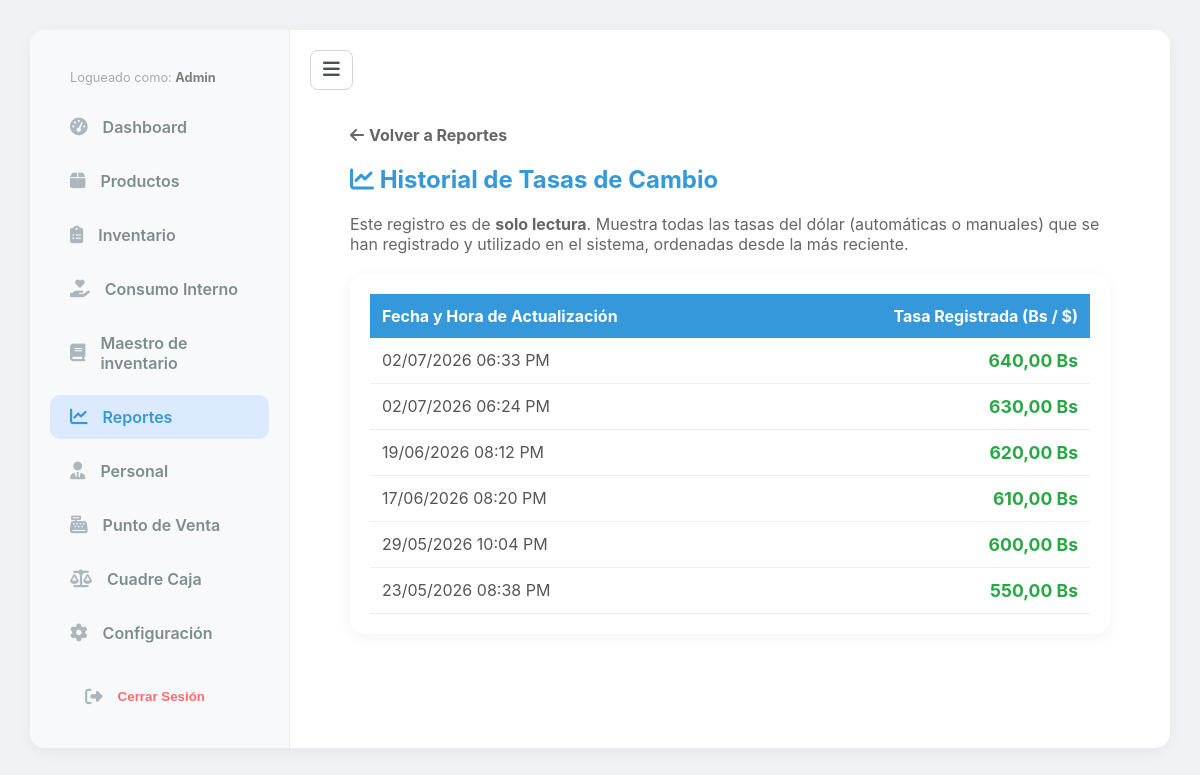
Before: /reportes/tasas-bcv/ (signed in) with the older database file.
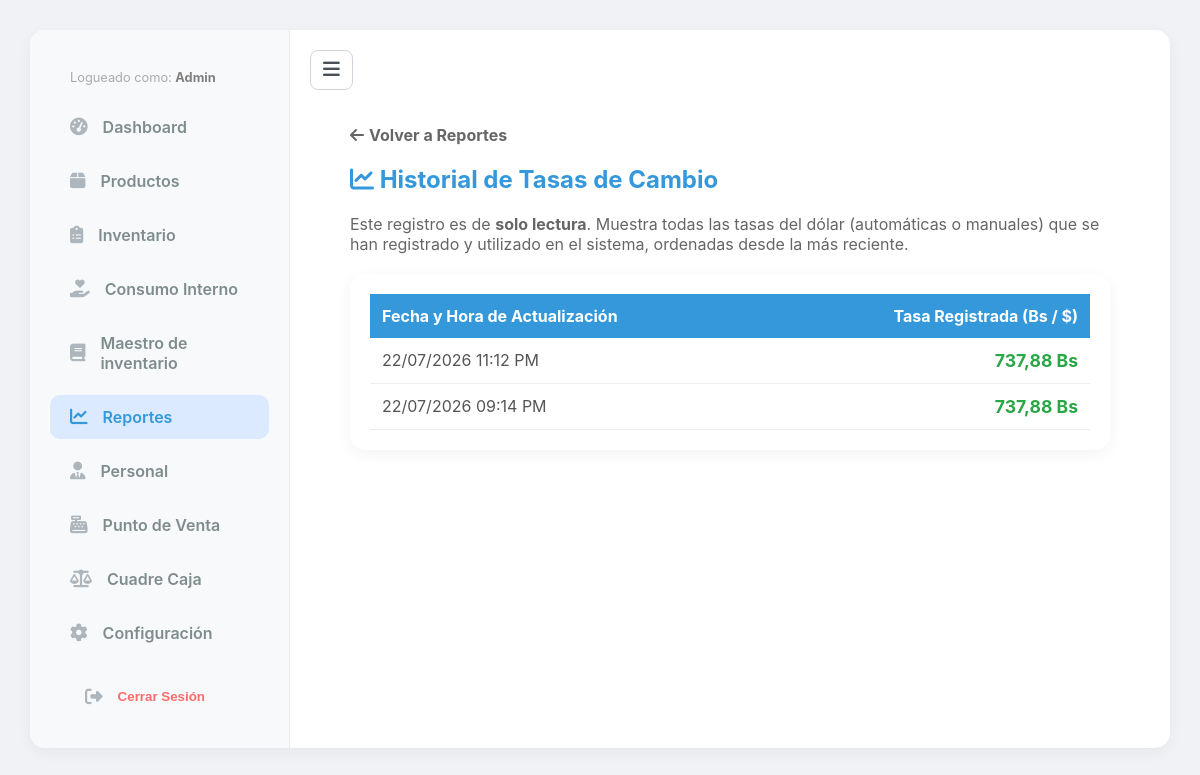
After: the same page with the newer database file.
### tables/models.py (models this page shows, shortened)
class TasaBCV(models.Model):
    precio = models.DecimalField(max_digits=10, decimal_places=2, verbose_name="Precio en Bs")
    fecha_actualizacion = models.DateTimeField(auto_now=True)

### reports/views.py (the view)
# urls.py: path('tasas-bcv/', views.historial_tasas_bcv, name='historial_tasas_bcv'),
@never_cache
@staff_member_required
def historial_tasas_bcv(request):
    tasas_list = TasaBCV.objects.all().order_by('-fecha_actualizacion')
    paginator = Paginator(tasas_list, 10)
    page_number = request.GET.get('page')
    tasas = paginator.get_page(page_number)
    return render(request, 'reports/tasa_bcv_history.html', {'tasas': tasas})

### core/context_processors.py (called while the page is built)
def configuracion_global(request):
    return {
        'config': Configuracion.get_solo()
    }

### core/models.py (called while the page is built)
    @classmethod
    def get_solo(cls):
        obj, created = cls.objects.get_or_create(id=1)
        return obj

### reports/templates/reports/tasa_bcv_history.html (shortened to what this page needs)
{% extends 'base.html' %}
{% load static %}
{% block content %}
<div style="padding: 20px; max-width: 800px; margin: 0 auto;">
    <div style="margin-bottom: 15px;">
         <a href="{% url 'reportes_index' %}" style="text-decoration: none; color: #666; font-weight: bold; display: inline-flex; align-items: center; gap: 5px;">
            <i class="fas fa-arrow-left"></i> Volver a Reportes
        </a>
    </div>
    <h2 style="color: var(--primary-blue, #0d6efd);"><i class="fas fa-chart-line"></i> Historial de Tasas de Cambio</h2>
    <p style="color: #666; margin-bottom: 20px;">Este registro es de <strong>solo lectura</strong>. Muestra todas las tasas del dólar (automáticas o manuales) que se han registrado y utilizado en el sistema, ordenadas desde la más reciente.</p>
    <div class="card-style">
        <table style="width: 100%; border-collapse: collapse;">
            <thead style="background: var(--primary-blue, #0d6efd); color: white;">
                <tr>
                    <th style="padding: 12px; text-align: left;">Fecha y Hora de Actualización</th>
                    <th style="padding: 12px; text-align: right;">Tasa Registrada (Bs / $)</th>
                </tr>
            </thead>
            <tbody>
                {% for tasa in tasas %}
                <tr style="border-bottom: 1px solid #eee;">
                    <td style="padding: 12px; color: #555;">{{ tasa.fecha_actualizacion|date:"d/m/Y h:i A" }}</td>
                    <td style="padding: 12px; text-align: right; font-weight: bold; color: #28a745; font-size: 1.1em;">{{ tasa.precio }} Bs</td>
                </tr>
                {% empty %}
                <tr>
                    <td colspan="2" style="padding: 20px; text-align: center; color: #777;">No hay tasas registradas en el sistema aún.</td>
                </tr>
                {% endfor %}
            </tbody>
        </table>
    </div>
</div>
{% endblock %}

### templates/base.html (shortened to what this page needs)
{% load static %}
<!DOCTYPE html>
<html lang="es">
<head>
    <link rel="stylesheet" href="{% static 'css/style.css' %}">
    <link rel="stylesheet" href="https://cdnjs.cloudflare.com/ajax/libs/font-awesome/6.4.0/css/all.min.css">
</head>
<body class="light-theme">
    <div class="dashboard-layout">
        <div class="main-app-container card-style">
            <aside class="sidebar">
                <nav class="sidebar-nav" style="position: relative;">
                    <div id="sidebar-active-pill" class="sidebar-active-pill"></div>
                    <div style="padding: 10px 20px; color: #aaa; font-size: 0.8em; position: relative; z-index: 1;">
                            Logueado como: <strong style="color: grey;">{{ user.username|title }}</strong>
                    </div>
                    <a href="{% url 'panel_control' %}" class="sidebar-link">
                       <i class="fas fa-tachometer-alt"></i> Dashboard
                    </a>
                    <a href="{% url 'product_list' %}" class="sidebar-link">
                       <i class="fas fa-box"></i> Productos
                    </a>
                    <a href="{% url 'inventory_index' %}" class="sidebar-link">
                       <i class="fas fa-clipboard-list"></i> Inventario
                    </a>
                    <a href="{% url 'salidas_especiales' %}" class="sidebar-link">
                        <i class="fas fa-hand-holding-heart"></i> Consumo Interno
                    </a>
                    <a href="{% url 'maestro_list' %}" class="sidebar-link">
                        <i class="fas fa-book"></i> Maestro de inventario
                    </a>
                    <a href="{% url 'reportes_index' %}" class="sidebar-link">
                        <i class="fas fa-chart-line"></i> Reportes
                    </a>
                    {% if request.user.is_superuser or request.user.is_staff %}
                        <a href="{% url 'staff_list' %}" class="sidebar-link">
                        <i class="fas fa-user-tie"></i> Personal
                        </a>
                    {% endif %}
                    <a href="{% url 'index' %}" class="sidebar-link">
                       <i class="fas fa-cash-register"></i> Punto de Venta
                    </a>
                    <a href="{% url 'cuadre_caja_list' %}" class="sidebar-link">
                        <i class="fas fa-balance-scale"></i> Cuadre Caja
                    </a>
                    <a href="{% url 'configuracion_menu' %}" class="sidebar-link">
                        <i class="fas fa-cog"></i> Configuración
                    </a>
                    <div style="margin-top: auto; border-top: 1px solid rgba(255,255,255,0.1); padding-top: 10px;">
                        <form action="{% url 'logout' %}" method="post" style="padding: 0 15px;">
                            <button type="submit" class="sidebar-link" style="background: none; border: none; width: 100%; text-align: left; color: #ff6b6b; cursor: pointer;">
                                <i class="fas fa-sign-out-alt"></i> Cerrar Sesión
                            </button>
                        </form>
                    </div>
                </nav>
            </aside>
            <main class="main-content-area">
                <div style="margin-bottom: 15px;">
                    <button id="toggleSidebarBtn" class="sidebar-toggle-btn" title="Ocultar/Mostrar Menú">
                        <i class="fas fa-bars"></i>
                    </button>
                </div>
                <div class="standard-page-layout">
                    {% block content %}
                    {% endblock %}
                </div>
            </main>
        </div>
    </div>
</body>
</html>

### tables/static/css/style.css (style rules this page uses)
:root { --bg-color: #f4f7f6; --success-color: #28a745; --danger-color: #dc3545; --text-dark: #343a40; --card-text: white; }
*, *::before, *::after { box-sizing: border-box; }
html, body { min-height: 100vh; margin: 0; padding: 0; font-family: -apple-system, BlinkMacSystemFont, "Segoe UI", Roboto, Helvetica, Arial, sans-serif; background-color: var(--bg-color); color: var(--text-dark); }
:root { --light-bg: #f0f2f5; --white-card: #ffffff; --primary-blue: #3498db; --light-blue-btn: #87CEEB; --text-gray: #7f8c8d; --shadow-soft: 0 4px 15px rgba(0,0,0,0.05); --border-radius-card: 15px; --border-radius-btn: 10px; }
html.light-theme, body.light-theme { background-color: var(--light-bg); }
.card-style { background-color: var(--white-card); border-radius: var(--border-radius-card); box-shadow: var(--shadow-soft); padding: 20px; }
.dashboard-layout { min-height: 100vh; display: flex; justify-content: center; align-items: flex-start; padding: 30px; }
.main-app-container { display: flex; width: 100%; max-width: 1400px; padding: 0 !important; overflow: hidden; }
.sidebar { width: 260px; flex-shrink: 0; padding: 30px 20px; background-color: #f8f9fa; border-right: 1px solid #e9ecef; transition: width 0.3s ease, padding 0.3s ease, opacity 0.3s ease; overflow: hidden; }
.sidebar-nav { display: flex; flex-direction: column; gap: 10px; position: relative; }
.sidebar-active-pill { position: absolute; left: 0; width: 100%; background-color: #dbeafe; border-radius: 10px; z-index: 0; pointer-events: none; opacity: 0; }
.sidebar-link { display: flex; align-items: center; gap: 15px; text-decoration: none; color: var(--text-gray); font-weight: 600; padding: 12px 20px; border-radius: 10px; transition: all 0.2s ease; position: relative; z-index: 1; background-color: transparent !important; }
.sidebar-link i { font-size: 1.1rem; color: #adb5bd; transition: color 0.2s ease; }
.sidebar-link.active { color: var(--primary-blue); }
.sidebar-link.active i { color: var(--primary-blue); }
.sidebar-toggle-btn { background: white; color: #495057; border: 1px solid #ced4da; border-radius: 8px; padding: 8px 12px; cursor: pointer; font-size: 1.2rem; transition: all 0.2s ease; }
.main-content-area { flex-grow: 1; padding: 20px; background-color: transparent; animation: moduleFadeIn 0.4s cubic-bezier(0.16, 1, 0.3, 1) forwards; overflow-y: auto; }
.standard-page-layout { width: 100%; max-width: 1400px; margin: 0 auto; }

Changed rows visible on the page:
removed TasaBCV: fecha_actualizacion "02/07/2026 06:33 PM", precio "640,00"
removed TasaBCV: fecha_actualizacion "02/07/2026 06:24 PM", precio "630,00"
removed TasaBCV: fecha_actualizacion "19/06/2026 08:12 PM", precio "620,00"
removed TasaBCV: fecha_actualizacion "17/06/2026 08:20 PM", precio "610,00"
removed TasaBCV: fecha_actualizacion "29/05/2026 10:04 PM", precio "600,00"
removed TasaBCV: fecha_actualizacion "23/05/2026 08:38 PM", precio "550,00"
added TasaBCV: fecha_actualizacion "22/07/2026 11:12 PM", precio "737,88"
added TasaBCV: fecha_actualizacion "22/07/2026 09:14 PM", precio "737,88"
